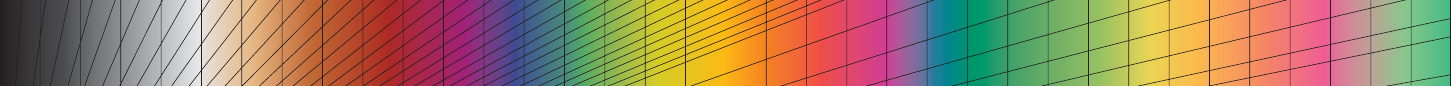
#> input picture images/chart_reference.png, 1451 x 86 px
$ jupyter execute --allow-errors Michel_Levy_Chart_part1.ipynb
#> lines starting #> are read from the running program, lines starting #| are printed output that depends on the picture
# Calculation and plotting of the Michel-Lévy color chart

## based on:

# "A revised Michel-Lévy interference colour chart based on first-principles calculations" - Sørensen, Bjørn Eske

~~~
European Journal of Mineralogy, 2013, 25. Jg., Nr. 1, S. 5-10
~~~

The article is open access, so please read it, if you're interested (http://eurjmin.geoscienceworld.org/content/25/1/5). A Matlab implementation by the original author can be found here: https://www.researchgate.net/profile/Bjorn_Sorensen/publications.

All credit goes to Mr. Sørensen, I'm not affiliated in any way. I just found his work, implemented it in python and made the chart with matplotlib. The goal was to reproduce the results of the article and make them accessible and usable without a matlab license.

# Description

For details see the original article.

## 1. Transmission L

$ L = cos^2 \phi - sin^2(\tau-\phi)\;sin^2(\tau)\;sin^2(\frac{180^\circ \Gamma}{\lambda})$

- L : fraction of transmitted light (of a certain wavelength)
- $\phi$ : angle between the vibration directions of the polarizer and the analyzer
- $\tau$ : angle between the polarizer's privileged direction and the crystal's closest privileged direction
- $\lambda$ : wavelength
- $\Gamma$ : path difference
    - $\Gamma = \mathrm{thickness} \cdot \mathrm{birefringence} $
    - $\mathrm{birefringence} = (n_{\gamma} - n_{\alpha})$

If the analyzer and polarizer are oriented 90° to each other, this formula is reduced to:

$L(\Gamma,\lambda)=sin^2(\frac{180^\circ \Gamma}{\lambda})$

## 2. Conversion from wavelength to color

In order to visualize the colors on a print or screen, we need to convert the wavelengths to actual colors.

### 2.1. Color from wavelength
The CIE colormatching functions map the physical wavelengths of light to colors as perceived by humans. The functions can be downloaded in tabularized form at http://cvrl.ioo.ucl.ac.uk/index.htm .

- https://en.wikipedia.org/wiki/CIE_1931_color_space

The colormatching functions $r(\lambda)$, $g(\lambda)$, $b(\lambda)$ yield X, Y, Z components in the CIE colorspace:

$\left[\begin{array}{c} r(\lambda) \\g(\lambda)\\b(\lambda) \end{array}\right]  =
\left[\begin{array}{c} X\\Y\\Z \end{array}\right] $

(Plots of the function are shown later in this notebook)

Because we deal with white light we have to sum up the result for all wavelengths in the visible spectral region. The formulas above can be written in matrix form for all $\lambda$ in the visible spectrum and all relevant $\Gamma$:

$\begin{eqnarray}
L_{XYZ} &=& \left[\begin{array}{c} r(\lambda_1) & \cdots & r(\lambda_n) \\
                       g(\lambda_1) & \cdots & g(\lambda_n) \\
                       b(\lambda_1) & \cdots & b(\lambda_n)  \end{array}\right]
                       \left[\begin{array}{c} L(\lambda_1,\Gamma_1) &\cdots& L(\lambda_1,\Gamma_m)\\
                       \vdots                &\ddots&  \vdots  \\
                       L(\lambda_n,\Gamma_1) &\cdots& L(\lambda_n,\Gamma_m) \end{array}\right] \\
                       &&\\
      & =& \left[\begin{array}{c}
\sum\limits_{i=1\dots n} r(\lambda_i)\,L(\lambda_i,\Gamma_1)
& \cdots & \sum\limits_{i=1\dots n} r(\lambda_i)\,L(\lambda_i,\Gamma_m) \\
\sum\limits_{i=1\dots n} g(\lambda_i) \,L(\lambda_i,\Gamma_1)
& \cdots & \sum\limits_{i=1\dots n} g(\lambda_i) \,L(\lambda_i,\Gamma_m) \\
\sum\limits_{i=1\dots n} b(\lambda_i) \,L(\lambda_i,\Gamma_1)
& \cdots & \sum\limits_{i=1\dots n} b(\lambda_i) \,L(\lambda_i,\Gamma_m)
\end{array}\right] =
\left[\begin{array}{ci}
X_{\Gamma_1} & \cdots & X_{\Gamma_m}\\
Y_{\Gamma_1} & \cdots & Y_{\Gamma_m}\\
Z_{\Gamma_1} & \cdots & Z_{\Gamma_m}
\end{array}\right]  \\
\end{eqnarray}$

### 2.2. Conversion of XYZ to Adobe RGB or SRGB

$RGB_{linear} =  \left[\begin{array}{c} R\\G\\B \end{array}\right]
= MRGB\left[\begin{array}{c} X\\Y\\Z \end{array}\right] $

- Adobe RGB (from original article):

$MRGB =  \left[\begin{array}{c} 2.04414 & -0.5649 & -0.3447\\
-0.9693 & 1.8760 & 0.0416\\
0.0134 & -0.1184 & 1.0154  \end{array}\right] $

- SRGB (from Wikipedia):

$MRGB = \left[\begin{array}{c} 3.2406 & -1.5372 & -0.4986 \\
                              -0.9689 & 1.8758 & 0.0415 \\
                               0.0557 & -0.2040 & 1.0570 \end{array}\right] $

- https://en.wikipedia.org/wiki/Adobe_RGB_color_space
- https://en.wikipedia.org/wiki/SRGB_color_space

### 2.3. Clipping and Gamma correction
- In the original article values > 100 or < 0 are replaced with 100 and 0 respectively.
- Apply gamma-correction to represent real colors more accurately.
    - https://en.wikipedia.org/wiki/Gamma_correction


# Code

[cell 1]
""" imports """

import numpy as np
import matplotlib.pyplot as plt

## What does the transmission function look like?

[cell 2]
def Transmission(Gamma, wavelength):
    L = np.sin(np.pi*Gamma/wavelength)
    return L

Gamma       = np.linspace(0, 10e3, 1e3, endpoint=True)
wavelengths = np.arange(350, 851, 1)

plotimage = np.zeros([len(wavelengths), len(Gamma)])

for n,wl in enumerate(wavelengths):
    for m,G in enumerate(Gamma):
        plotimage[n,m] = Transmission(G, wl)

# --- plotting
fig,ax = plt.subplots(1, figsize=(7,7))
im = ax.imshow(np.flipud(plotimage), origin="upper",
               extent=[min(Gamma), max(Gamma),
                       min(wavelengths), max(wavelengths)],
         aspect=10, interpolation="none", cmap="seismic")
ax.set_title("transmission")
ax.set_ylabel("wavelength [nm]")
ax.set_xlabel("path difference [nm]")
fig.colorbar(im, orientation="horizontal")
ax.grid("on")
plt.tight_layout()
plt.show()
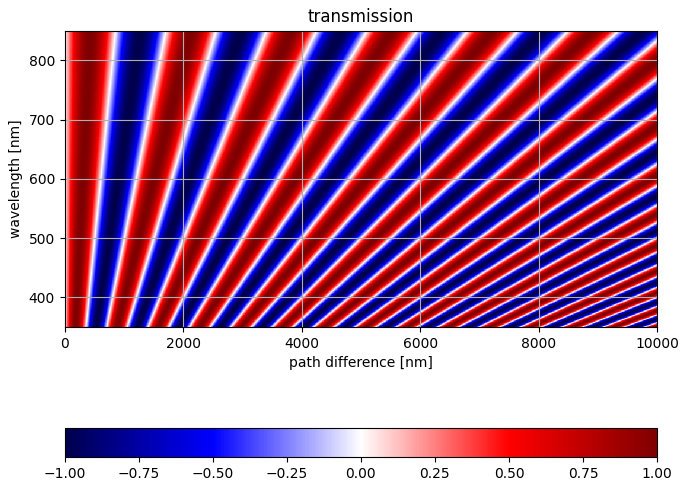
#> figure drawn by matplotlib, 2 panels

Transmission_white = np.sum(plotimage, axis= 0)
fig,ax = plt.subplots(1, figsize=(7,5))
ax.plot(Gamma, Transmission_white, color="black" )
ax.set_title("transmission for white light ($\mathrm{\sum_{i}\;L(\lambda_i,\Gamma_j}$))",
             y=1.1)
ax.set_xlabel("path difference [nm]")
ax.set_ylabel("transmission")
plt.tight_layout()
plt.show()
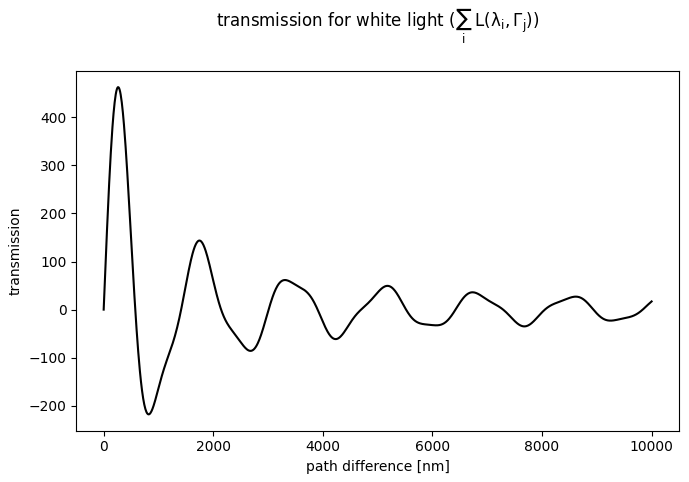
#> figure drawn by matplotlib, 1 panel; curve peaks at x = 260.3, y = 462.6

## Building the Michel-Lévy chart

[cell 3]
""" figure parameters """

min_thickness = 0*1E3
max_thickness = 50*1E3
thickn_step = 1
thicknesses = np.arange(min_thickness, max_thickness+thickn_step, thickn_step)

min_birefringence = 0.0
max_birefringence = 0.05
birefstep = 0.00002
birefringences = np.arange(min_birefringence, max_birefringence+birefstep, birefstep)

min_wavelength = 360
max_wavelength = 830
wlstep = 1
wavelengths = np.arange(min_wavelength, max_wavelength+wlstep, wlstep)

[cell 4]
""" read CIE data and interpolate for given wavelengths  """

def read_csv(filename):
    with open(filename, "r") as f:
        content = f.read()
    data = []
    for line in content.splitlines():
        row = []
        for element in line.split(","):
            if element == "":
                element = 0
            row.append(float(element))
        data.append(row)
    return np.array(data)

filename = "./files/ciexyz31_1.csv"
#> (the rest of this cell did not finish here and is left out)

[cell 5]
"""  plot the CIE-data and check interpolation """

fig,ax = plt.subplots(1)

ax.set_title("CIE colormatching functions (original data)")
#> (the rest of this cell did not finish here and is left out)

[cell 6]
""" calculate transmission L """

L = np.zeros([len(wavelengths),len(birefringences)])

# calculate for one thickness and all birefringences
Gamma = max_thickness * birefringences  #<--- warum max. thickness?

for i,wl in enumerate(wavelengths):
    val = (Gamma/wl)*180
    val = np.sin(val*np.pi/180)
    val = val**2
    L[i,:] = val

""" calculate L_XYZ """
#> (the rest of this cell did not finish here and is left out)

[cell 7]
""" clipping and normalizing; firt look at the results """

# clipping
#> (the rest of this cell did not finish here and is left out)

[cell 8]
""" simple gamma correction """

# gamma correction
gamma_factor = 1/2.0     # <-- change for your screen
#> (the rest of this cell did not finish here and is left out)

## Sanity check
This looks good. Let's compare the results to the chart from Zeiss.

[cell 9]
# --- import reference chart
import matplotlib.image as mpimg
ref_img = mpimg.imread("./images/chart_reference.png")
#> ref_img is the input picture: shape (86, 1451, 3) float32; mean R, G, B 0.621, 0.507, 0.387
